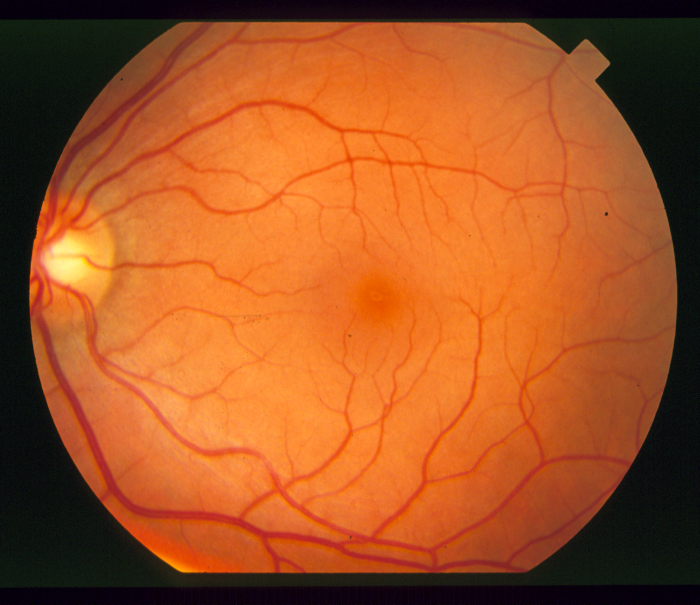
#> input picture pictures/im0077.ppm, 700 x 605 px; its folder holds 5 pictures in this run
$ jupyter execute --allow-errors KNN.ipynb
#> lines starting #> are read from the running program, lines starting #| are printed output that depends on the picture; after the words box and inside, x2 and y2 are one past the last pixel; in counts of white or black regions, pixels touching at a corner belong together
[cell 1]
from pylab import *
from skimage import img_as_float
from skimage.color import rgb2gray
from skimage.morphology import disk, dilation, erosion
from skimage.exposure import equalize_adapthist

from sklearn.model_selection import train_test_split
from sklearn.neighbors import KNeighborsClassifier
from sklearn import metrics

from scipy.stats import moment
import cv2

## Wstępne przetworzenie obrazu

[cell 2]
def image_preprocessing(image):
    image = img_as_float(plt.imread(image))

    mask = rgb2gray(image)
    mask[mask > 0.15] = 1
    mask[mask <= 0.15] = 0
    mask = -mask
    mask = erosion(mask, disk(1))
    mask = dilation(mask, disk(5))
    mask = erosion(mask, disk(2))

    image = image[:,:,1]
    image = equalize_adapthist(image, clip_limit=0.02)

    image[mask == 0] = 0

    return image

## Wczytanie danych

[cell 3]
folder = 'pictures/'
images = ['im0001', 'im0002', 'im0003', 'im0004', 'im0005', 'im0044', 'im0077', 'im0081',
          'im0082', 'im0139', 'im0162', 'im0163', 'im0235', 'im0236', 'im0239', 'im0240',
          'im0255', 'im0291', 'im0319', 'im0324']
in_img = '.ppm'
out_img = '.ah.ppm'

[cell 4]
data_list = []
target_list = []

learn_images = images[:3]

#> (the rest of this cell did not finish here and is left out)

## Ekstrakcja cech z obrazu

[cell 5]
## funkcja zwracająca informacje o dzjęciach wykorzystanych do nauki
def features_labe_create(data_list, target_list):

    variance = []
#> variance = []
    central_moment_3 = []
    central_moment_4 = []
    hu_moment = []
    target = []

    n = 5

    for image_data in data_list:
        x, y = image_data.shape
        for i in range(x // n):
            for j in range(y // n):
                img_data = image_data[n*i : n*(i+1), n*j : n*(j+1)].flatten()
                variance += [moment(img_data, moment = 2)]
                central_moment_3 += [moment(img_data, moment = 3)]
                central_moment_4 += [moment(img_data, moment = 4)]
                hu_moment += [cv2.HuMoments(cv2.moments(img_data))]

    for image_target in target_list:
        x, y = image_target.shape
        for i in range(x // n):
            for j in range(y // n):
                img_target = image_target[n*i : n*(i+1), n*j : n*(j+1)]
                target += [img_target[2,2]]

    return variance, central_moment_3, central_moment_4, target


## funkcja zwracająca informacje o zdjęciu, z którego chcemy wyodrębnić naczynia
def features_create(image_data):

    variance = []
    central_moment_3 = []
    central_moment_4 = []
    hu_moment = []

    n = 5

    x, y = image_data.shape
    for i in range(x // n):
        for j in range(y // n):
            img_data = image_data[n*i : n*(i+1), n*j : n*(j+1)].flatten()
            variance += [moment(img_data, moment = 2)]
            central_moment_3 += [moment(img_data, moment = 3)]
            central_moment_4 += [moment(img_data, moment = 4)]
            hu_moment += [cv2.HuMoments(cv2.moments(img_data))]

    return list(zip(variance, central_moment_3, central_moment_4))

## Klasyfikator

[cell 6]
variance, central_moment_3, central_moment_4, target = features_labe_create(data_list, target_list)
#> variance = []; central_moment_3 = []; central_moment_4 = []; target = []
features = list(zip(variance, central_moment_3, central_moment_4))
#> features = []
label = target
#> label = []

#> (the rest of this cell did not finish here and is left out)

## Segmentacja obrazu

[cell 7]
my_picture = image_preprocessing("pictures/im0077.ppm")
#> call 2 of image_preprocessing, with image = 'pictures/im0077.ppm'
#> in image_preprocessing (call 2), `mask = rgb2gray(image)`:
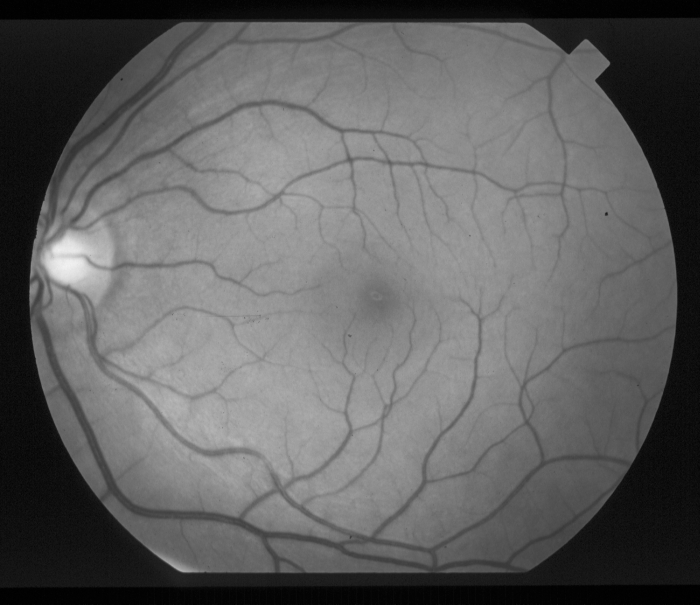
#> mask: shape (605, 700) float64; min 0.000848, max 0.951, mean 0.381
#> in image_preprocessing (call 2), `mask[mask > 0.15] = 1`:
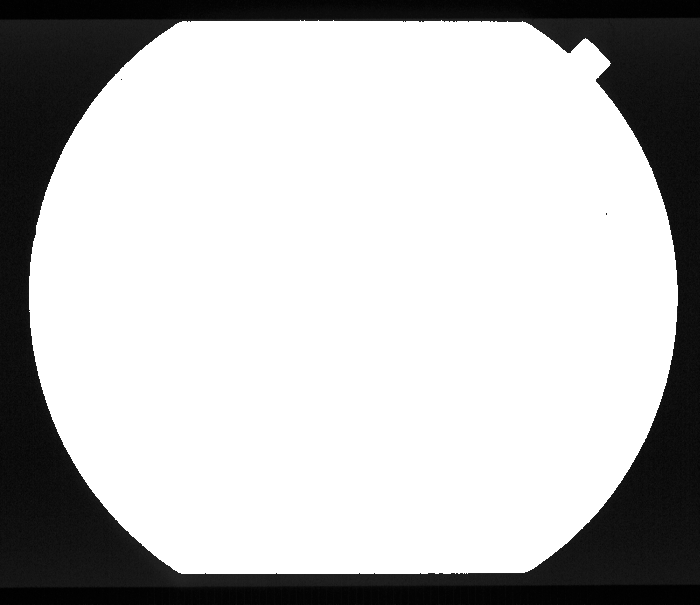
#> mask: shape (605, 700) float64; min 0.000848, max 1, mean 0.748
#> in image_preprocessing (call 2), `mask[mask <= 0.15] = 0`: mask: shape (605, 700) float64; values 0 (black) and 1 (white), 73.2% white; 3 black regions (2 under 20 px), largest, box (x1, y1, x2, y2) and area: (0, 0, 700, 605) 113400
#> in image_preprocessing (call 2), `mask = -mask`:
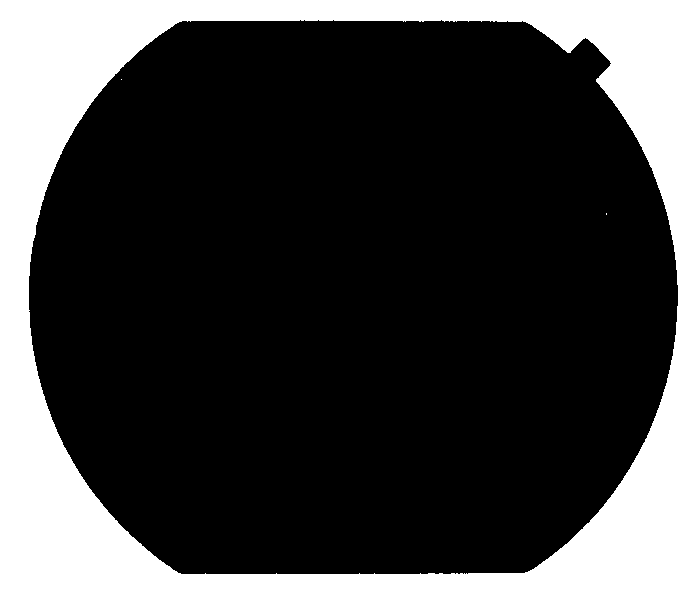
#> mask: shape (605, 700) float64; values -1 (black) and 0 (white), 26.8% white; 3 white regions (2 under 20 px), largest, box (x1, y1, x2, y2) and area: (0, 0, 700, 605) 113400
#> in image_preprocessing (call 2), `mask = erosion(mask, disk(1))`:
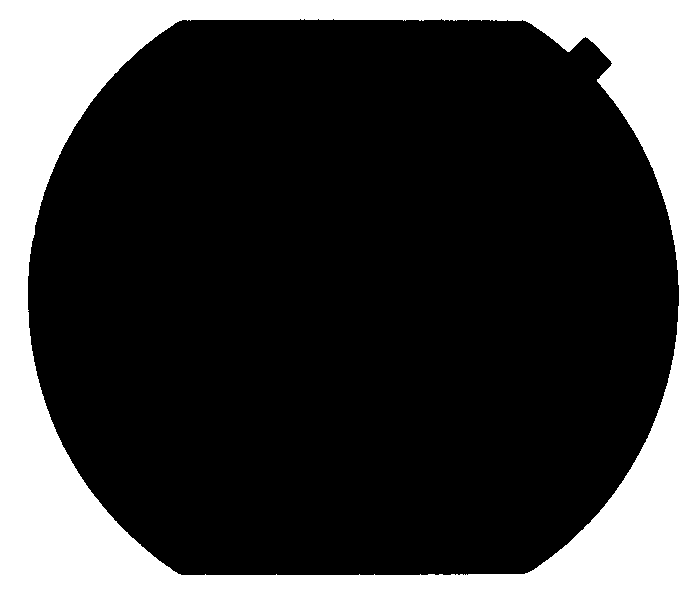
#> mask: shape (605, 700) float64; values -1 (black) and 0 (white), 26.3% white; 1 white region, box (x1, y1, x2, y2) and area: (0, 0, 700, 605) 111514
#> in image_preprocessing (call 2), `mask = dilation(mask, disk(5))`:
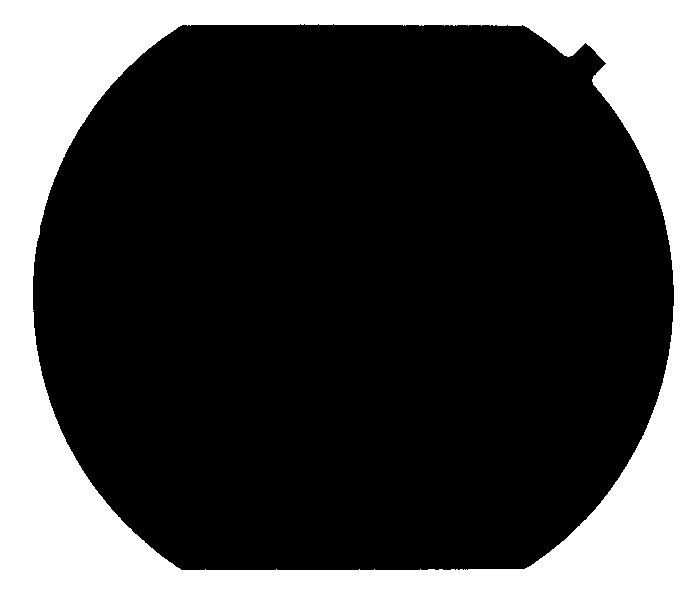
#> mask: shape (605, 700) float64; values -1 (black) and 0 (white), 28.7% white; 1 white region, box (x1, y1, x2, y2) and area: (0, 0, 700, 605) 121628
#> in image_preprocessing (call 2), `mask = erosion(mask, disk(2))`:
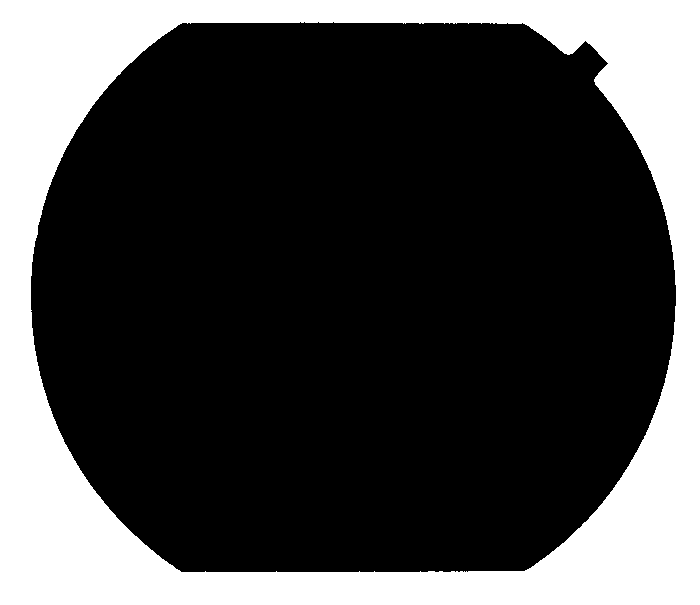
#> mask: shape (605, 700) float64; values -1 (black) and 0 (white), 27.8% white; 1 white region, box (x1, y1, x2, y2) and area: (0, 0, 700, 605) 117904
#> in image_preprocessing (call 2), `image = image[:,:,1]`:
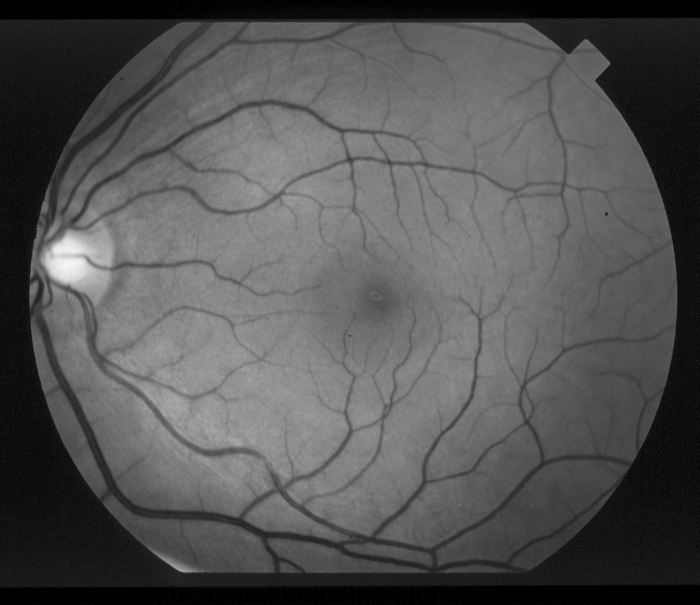
#> image: shape (605, 700) float64; min 0, max 0.973, mean 0.328
#> in image_preprocessing (call 2), `image = equalize_adapthist(image, clip_limit=0.02)`:
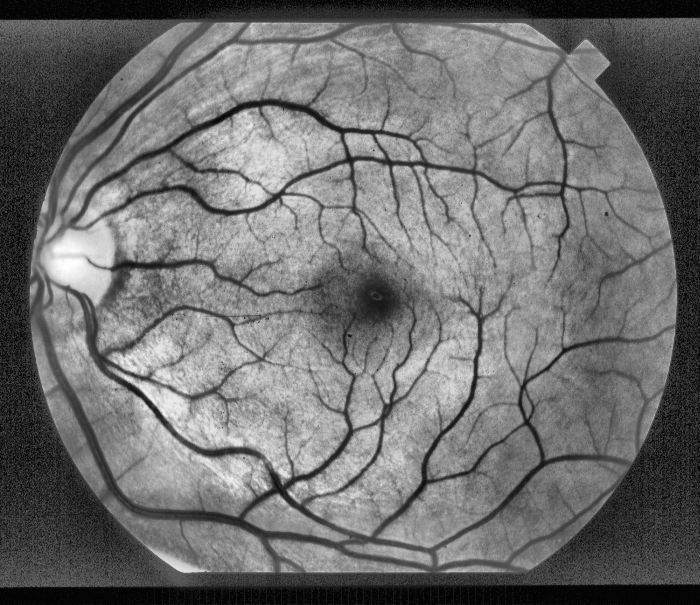
#> image: shape (605, 700) float64; min 0, max 1, mean 0.436
#> in image_preprocessing (call 2), `image[mask == 0] = 0`:
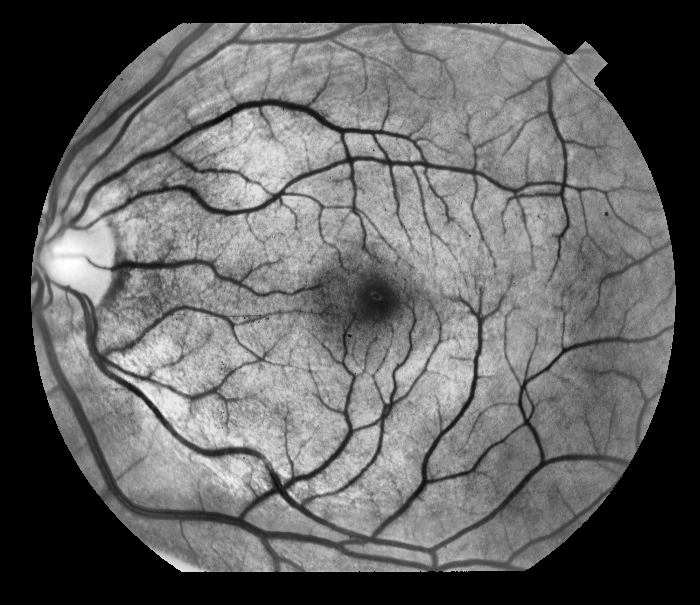
#> image: shape (605, 700) float64; min 0, max 1, mean 0.386
x, y = my_picture.shape
#> x = 605; y = 700
pct = features_create(my_picture)
#> after the loop in features_create, `for i in range(x // n):`: central_moment_3 = 16940 values, max 0.0527 at index 15854, min -0.0584 at index 15855, mean 9.84e-05; central_moment_4 = 16940 values, max 0.0443 at index 15855, min 0 at index 0, mean 0.000263; hu_moment = 16940 items, first 6: [0, 0, 0, 0, 0, 0, 0], [0, 0, 0, 0, 0, 0, 0], [0, 0, 0, 0, 0, 0, 0], [0, 0, 0, 0, 0, 0, 0], [0, 0, 0, 0, 0, 0, 0], [0, 0, 0, 0, 0, 0, 0]; variance = 16940 values, max 0.18 at index 15997, min 0 at index 0, mean 0.0044
#> pct = 16940 items, first 6: (0, 0, 0), (0, 0, 0), (0, 0, 0), (0, 0, 0), (0, 0, 0), (0, 0, 0)

#> (the rest of this cell did not finish here and is left out)
